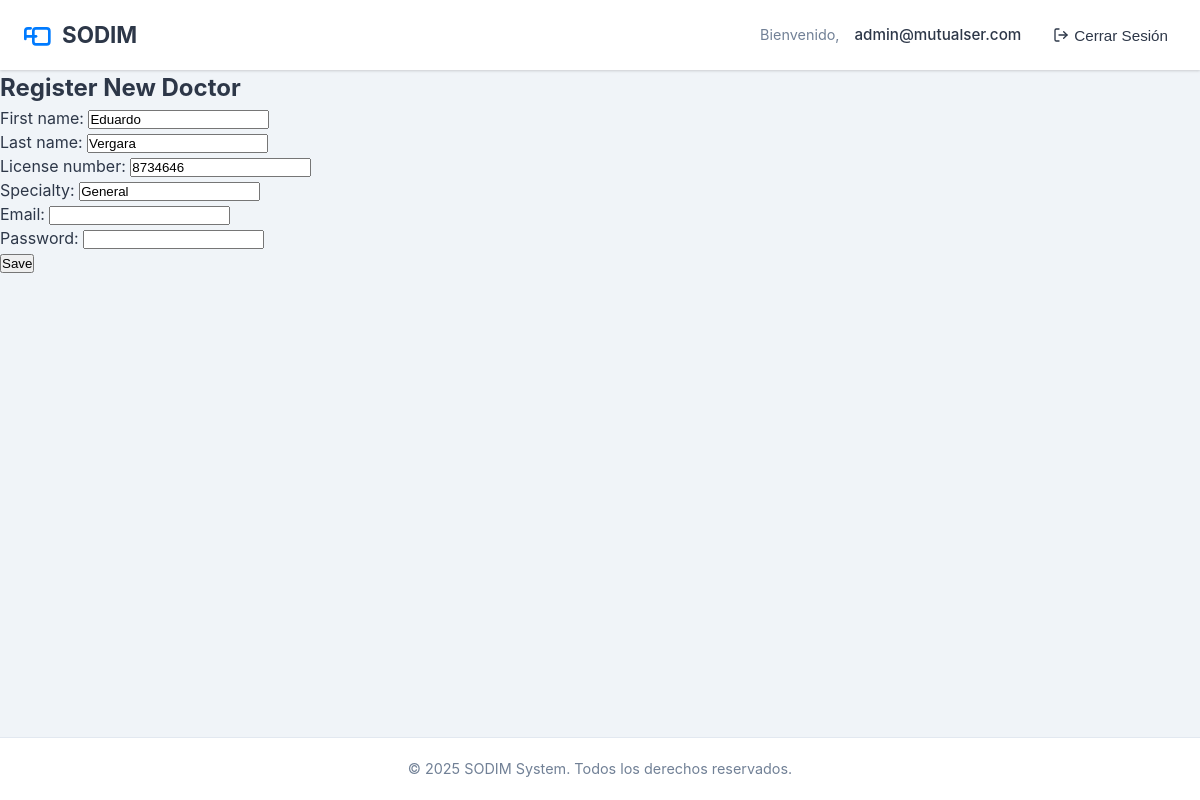
The page /eps/doctors/1/edit/ (signed in) on the database its author committed.
### core/models.py (models this page shows, shortened)
class TimestampedModel(models.Model):
    created_at = models.DateTimeField(auto_now_add=True)
    updated_at = models.DateTimeField(auto_now=True)
    class Meta:
        abstract = True

class User(AbstractBaseUser, PermissionsMixin, TimestampedModel):
    ROLE_CHOICES = [
        ('EPS_ADMIN', 'EPS Administrator'),
        ('DOCTOR', 'Doctor'),
    ]
    email = models.EmailField(unique=True)
    role = models.CharField(max_length=20, choices=ROLE_CHOICES)
    is_active = models.BooleanField(default=True)
    is_staff = models.BooleanField(default=False)
    eps = models.ForeignKey('EPS', on_delete=models.SET_NULL, null=True, blank=True)
    USERNAME_FIELD = 'email'
    REQUIRED_FIELDS = []
    objects = UserManager()

class Doctor(TimestampedModel):
    user = models.OneToOneField('User', on_delete=models.CASCADE)
    first_name = models.CharField(max_length=100)
    last_name = models.CharField(max_length=100)
    license_number = models.CharField(max_length=50, unique=True)
    specialty = models.CharField(max_length=100, blank=True)
    eps = models.ForeignKey(EPS, on_delete=models.CASCADE, related_name='doctors')

### core/views.py (the view)
# urls.py: path("eps/doctors/<int:pk>/edit/", DoctorUpdateView.as_view(), name="doctor_edit"),
class DoctorUpdateView(EPSAdminRequiredMixin, UpdateView):
    model = Doctor
    form_class = DoctorForm
    template_name = 'core/doctor_form.html'
    success_url = reverse_lazy('doctor_list')
    def get_queryset(self):
        return Doctor.objects.filter(eps=self.request.user.eps)

### core/views.py
class DoctorForm(forms.ModelForm):
    email = forms.EmailField()
    password = forms.CharField(widget=forms.PasswordInput)
    class Meta:
        model = Doctor
        fields = ['first_name', 'last_name', 'license_number', 'specialty']

### core/views.py (called while the page is built)
    def test_func(self):
        return self.request.user.role == 'EPS_ADMIN'

### core/templates/core/doctor_form.html (shortened to what this page needs)
{% extends 'core/base.html' %}
{% block content %}
<h2>Register New Doctor</h2>
<form method="post">
    {{ form.as_p }}
    <button type="submit">Save</button>
</form>
{% endblock %}

### core/templates/core/base.html (shortened to what this page needs)
{% load static %}
<!DOCTYPE html>
<html lang="en">
<head>
    <link href="https://cdnjs.cloudflare.com/ajax/libs/inter-ui/3.19.3/inter.min.css" rel="stylesheet">
</head>
<body>
    <nav>
        <div class="navbar-container">
            <a href="/" class="navbar-logo">
                <svg class="logo-icon" viewBox="0 0 24 24" fill="none" stroke="currentColor" stroke-width="2" stroke-linecap="round" stroke-linejoin="round">
                    <path d="M20 7h-8a2 2 0 0 0-2 2v8a2 2 0 0 0 2 2h8a2 2 0 0 0 2-2V9a2 2 0 0 0-2-2Z"></path>
                    <path d="M4 15V9a2 2 0 0 1 2-2h2"></path>
                    <path d="M4 13h8"></path>
                </svg>
                <h1 class="logo-text">SODIM</h1>
            </a>
            <div class="navbar-links">
                {% if user.is_authenticated %}
                <div class="user-info">
                    <span class="user-greeting">Bienvenido,</span>
                    <span class="user-email">{{ user.email }}</span>
                </div>
                <form method="post" action="{% url 'logout' %}" class="form-inline">
                    <button type="submit" class="logout-button">
                        <svg width="16" height="16" viewBox="0 0 24 24" fill="none" stroke="currentColor" stroke-width="2" stroke-linecap="round" stroke-linejoin="round">
                            <path d="M9 21H5a2 2 0 0 1-2-2V5a2 2 0 0 1 2-2h4"></path>
                            <polyline points="16 17 21 12 16 7"></polyline>
                            <line x1="21" y1="12" x2="9" y2="12"></line>
                        </svg>
                        Cerrar Sesión
                    </button>
                </form>
                {% endif %}
            </div>
        </div>
    </nav>
    <main>
        {% block content %}{% endblock %}
    </main>
    <footer>
        <p>&copy; {% now "Y" %} SODIM System. Todos los derechos reservados.</p>
    </footer>
</body>
</html>

### core/templates/core/base.html (style rules this page uses)
:root { --primary: #007bff; --primary-dark: #0056b3; --secondary: #6c757d; --success: #28a745; --danger: #dc3545; --warning: #ffc107; --info: #17a2b8; --light: #f8f9fa; --dark: #343a40; --body-bg: #f0f4f8; --card-bg: #ffffff; --text-main: #2d3748; --text-secondary: #718096; --border-color: #e2e8f0; --shadow-sm: 0 1px 3px rgba(0,0,0,0.12), 0 1px 2px rgba(0,0,0,0.05); --shadow-md: 0 4px 6px rgba(0,0,0,0.1), 0 1px 3px rgba(0,0,0,0.08); --shadow-lg: 0 10px 25px rgba(0,0,0,0.1), 0 5px 10px rgba(0,0,0,0.05); --radius-sm: 4px; --radius-md: 8px; --radius-lg: 16px; }
* { box-sizing: border-box; margin: 0; padding: 0; }
body { font-family: 'Inter', -apple-system, BlinkMacSystemFont, 'Segoe UI', Roboto, Oxygen, Ubuntu, Cantarell, 'Open Sans', 'Helvetica Neue', sans-serif; margin: 0; padding: 0; background-color: var(--body-bg); color: var(--text-main); line-height: 1.5; min-height: 100vh; display: flex; flex-direction: column; }
nav { background-color: var(--card-bg); color: var(--text-main); padding: 0; display: flex; justify-content: space-between; align-items: center; box-shadow: var(--shadow-sm); position: sticky; top: 0; z-index: 1000; }
.navbar-container { width: 100%; max-width: 1200px; margin: 0 auto; padding: 0 20px; display: flex; justify-content: space-between; align-items: center; height: 70px; }
.navbar-logo { display: flex; align-items: center; gap: 10px; text-decoration: none; }
.logo-icon { color: var(--primary); width: 32px; height: 32px; }
.logo-text { font-size: 1.4rem; font-weight: 700; color: var(--text-main); margin: 0; }
.navbar-links { display: flex; align-items: center; gap: 20px; }
.user-info { display: flex; align-items: center; gap: 10px; }
.user-greeting { font-size: 0.9rem; color: var(--text-secondary); margin-right: 5px; }
.user-email { font-size: 0.95rem; font-weight: 500; color: var(--text-main); }
.navbar-links a, .navbar-links button { background-color: transparent; border: none; color: var(--text-main); font-size: 0.95rem; font-weight: 500; cursor: pointer; transition: color 0.2s ease; display: flex; align-items: center; gap: 5px; text-decoration: none; padding: 8px 12px; border-radius: var(--radius-sm); }
.logout-button { display: flex; align-items: center; gap: 5px; background-color: var(--light); color: var(--text-secondary); border: 1px solid var(--border-color); border-radius: var(--radius-md); padding: 6px 12px; font-size: 0.95rem; font-weight: 500; cursor: pointer; transition: all 0.2s ease; }
main { flex: 1; width: 100%; max-width: 1200px; margin: 0 auto; padding: 0; }
footer { background-color: var(--card-bg); color: var(--text-secondary); text-align: center; padding: 20px; margin-top: auto; font-size: 0.9rem; border-top: 1px solid var(--border-color); }
.form-inline { display: inline; }

### rows shown on the page
User: email "admin@mutualser.com"
Doctor: first_name "Eduardo", last_name "Vergara", license_number "8734646", specialty "General"
